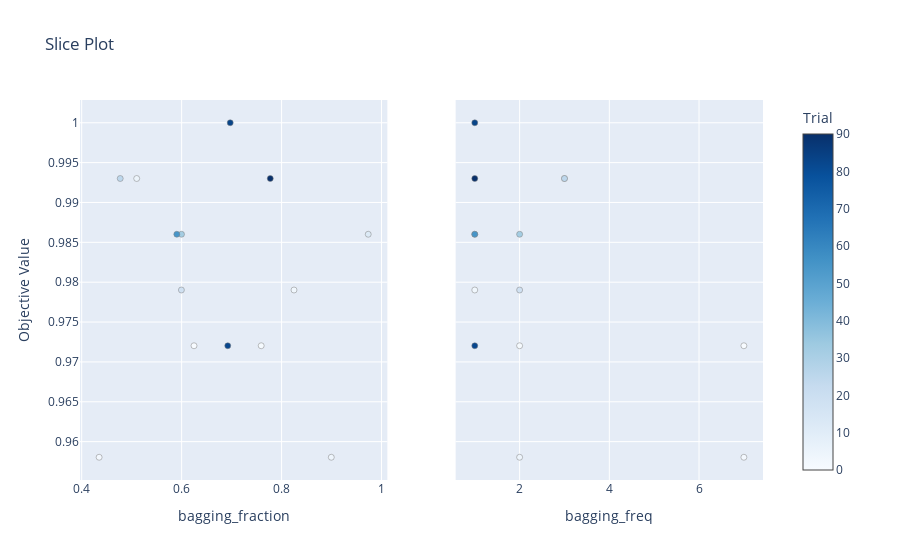

Notebook cell for this chart:
### Markdown cell above
Select parameters to visualize.

### Code cell
plot_slice(study, params=["bagging_freq", "bagging_fraction"])

### Figure 1 — Plotly figure (JSON) as saved in the notebook; plotly's stock layout.template omitted (floating-point values rounded to 4 significant figures)
{"data": [{"marker": {"color": [0, 1, 2, 3, 4, 5, 12, 18, 25, 32, 55, 82, 83, 90], "colorbar": {"title": {"text": "Trial"}, "x": 1, "xpad": 40}, "colorscale": [[0, "rgb(247,251,255)"], [0.125, "rgb(222,235,247)"], [0.25, "rgb(198,219,239)"], [0.375, "rgb(158,202,225)"], [0.5, "rgb(107,174,214)"], [0.625, "rgb(66,146,198)"], [0.75, "rgb(33,113,181)"], [0.875, "rgb(8,81,156)"], [1, "rgb(8,48,107)"]], "line": {"color": "Grey", "width": 0.5}, "showscale": true}, "mode": "markers", "showlegend": false, "type": "scatter", "x": [0.6247, 0.7592, 0.4349, 0.8248, 0.8995, 0.51, 0.9734, 0.5995, 0.4771, 0.5997, 0.5903, 0.6923, 0.6972, 0.7774], "xaxis": "x", "y": [0.972, 0.972, 0.958, 0.979, 0.958, 0.993, 0.986, 0.979, 0.993, 0.986, 0.986, 0.972, 1, 0.993], "yaxis": "y"}, {"marker": {"color": [0, 1, 2, 3, 4, 5, 12, 18, 25, 32, 55, 82, 83, 90], "colorbar": {"title": {"text": "Trial"}, "x": 1, "xpad": 40}, "colorscale": [[0, "rgb(247,251,255)"], [0.125, "rgb(222,235,247)"], [0.25, "rgb(198,219,239)"], [0.375, "rgb(158,202,225)"], [0.5, "rgb(107,174,214)"], [0.625, "rgb(66,146,198)"], [0.75, "rgb(33,113,181)"], [0.875, "rgb(8,81,156)"], [1, "rgb(8,48,107)"]], "line": {"color": "Grey", "width": 0.5}, "showscale": false}, "mode": "markers", "showlegend": false, "type": "scatter", "x": [7, 2, 7, 1, 2, 3, 1, 2, 3, 2, 1, 1, 1, 1], "xaxis": "x2", "y": [0.972, 0.972, 0.958, 0.979, 0.958, 0.993, 0.986, 0.979, 0.993, 0.986, 0.986, 0.972, 1, 0.993], "yaxis": "y2"}], "layout": {"title": {"text": "Slice Plot"}, "xaxis": {"anchor": "y", "domain": [0, 0.45], "title": {"text": "bagging_fraction"}}, "xaxis2": {"anchor": "y2", "domain": [0.55, 1], "title": {"text": "bagging_freq"}}, "yaxis": {"anchor": "x", "domain": [0, 1], "title": {"text": "Objective Value"}}, "yaxis2": {"anchor": "x2", "domain": [0, 1], "matches": "y", "showticklabels": false}}}
